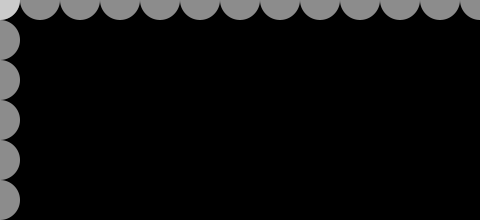
Frame 1 (no input)
Frame 60 (the mouse pressed at the canvas centre just before this capture): identical to frame 1, image omitted
Frame 120 (the mouse held since frame 60 and released just before this capture): identical to frame 1, image omitted

The Processing sketch that drew this single still picture (run headless with seeded random() and noise(); from frame 60 on, the mouse is pressed at the canvas centre):

// Processing sketch: sketch_4_11
// ── sketch_4_11.pde
void setup(){
	size(480, 220);
	background(0);
	smooth();
	noStroke();

	for (int y = 0; y<=height+45; y+=40){
		fill(255,140);
		ellipse(0,y,40,40);
	}

	for (int x = 0; x<=width+45; x+=40){
		fill(255,140);
		ellipse(x,0,40,40);
	}
}

void draw(){
	//	
}
